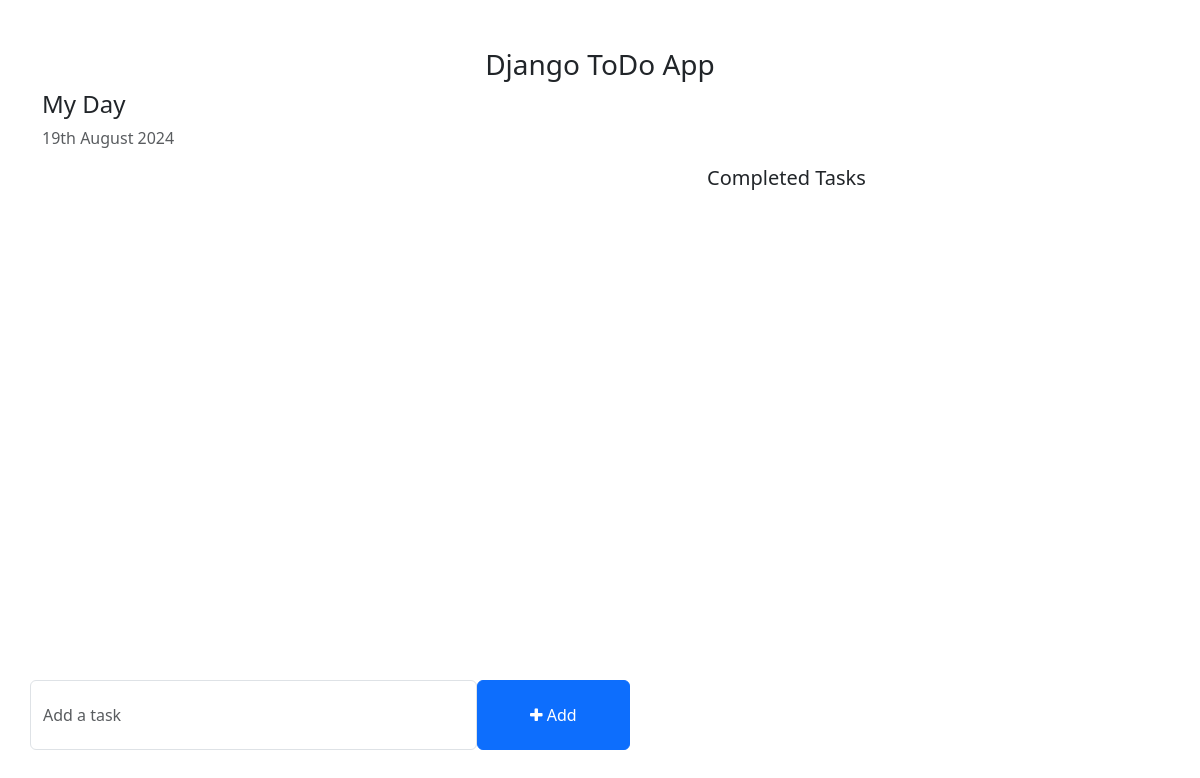
The app's page /, older data.
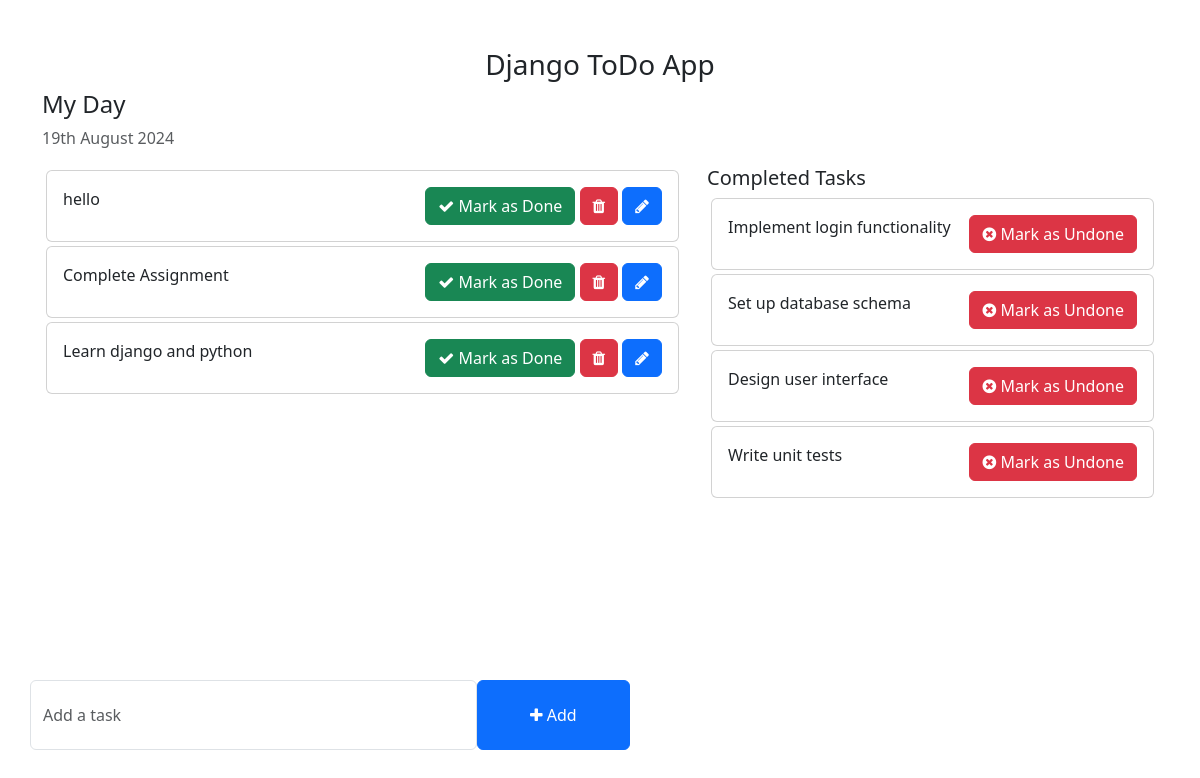
The same page, newer data.
### todo_app/models.py (models this page shows, shortened)
class Task(models.Model):
    task = models.CharField(max_length = 250)
    is_completed = models.BooleanField(default=False)
    created_on = models.DateTimeField(auto_now_add=True)
    updated_on = models.DateTimeField(auto_now=True)

### todo_app/views.py (the view)
# urls.py: 2. Add a URL to urlpatterns:  path('', views.home, name='home')
def home(request):
    tasks = Task.objects.filter(is_completed=False).order_by('-updated_on')
    completed_tasks = Task.objects.filter(is_completed=True)
    context = {
        'tasks':tasks,
        'completed_tasks':completed_tasks
    }
    return render(request, 'home.html', context)

### template/home.html (shortened to what this page needs)
<!DOCTYPE html>
<html lang="en">
  <head>
    <link
      href="https://cdn.jsdelivr.net/npm/bootstrap@5.3.0-alpha1/dist/css/bootstrap.min.css"
      rel="stylesheet"
    />
    <link
      rel="stylesheet"
      href="https://cdnjs.cloudflare.com/ajax/libs/font-awesome/4.7.0/css/font-awesome.min.css"
    />
  </head>
  <body>
    <div class="container">
      <h3 class="pt-5 text-center">Django ToDo App</h3>
      <div class="row">
        <h4>My Day</h4>
        <p class="text-muted">{% now "jS F Y" %}</p>
        <div class="col-md-7 col-lg-7" style="height: 450px; overflow: scroll">
          {% for task in tasks %}
          <div class="card m-1">
            <div id="card-body-{{ task.pk }}" class="card-body">
              {{ task.task }}
              <span style="position: relative; float: right">
                <a href="{% url 'mark_done' task.pk %}" class="btn btn-success"
                  ><i class="fa fa-check"></i> Mark as Done
                </a>
                <a href="{% url 'del' task.pk %}" class="btn btn-danger"
                  ><i class="fa fa-trash"></i>
                </a>
                <a
                  href="#"
                  onclick="showEditForm('{{ task.pk }}'); event.preventDefault();"
                  class="btn btn-primary"
                  ><i class="fa fa-pencil"></i>
                </a>
              </span>
            </div>
          </div>
          {% endfor %}
        </div>
        <div class="col-md-5 col-lg-5">
          <h5>Completed Tasks</h5>
          {% for task in completed_tasks %}
          <div class="card m-1">
            <div class="card-body">
              {{task.task}}
              <span style="position: relative; float: right">
                <a
                  href="{% url 'mark_as_incomplete' task.pk %}"
                  class="btn btn-danger"
                  ><i class="fa fa-times-circle"></i> Mark as Undone
                </a>
              </span>
            </div>
          </div>
          {% endfor %}
        </div>
      </div>
      <div class="row">
        <div
          class="col-md-6 col-lg-6 p-0"
          style="position: absolute; bottom: 50px"
        >
          <form action="{% url 'addTask'%}" method="post">
            <div class="form-group">
              <span style="display: flex">
                <input
                  type="text"
                  name="task"
                  class="form-control"
                  placeholder="Add a task"
                />
                <button
                  type="submit"
                  class="btn btn-primary"
                  style="width: 200px"
                >
                  <i class="fa fa-plus"></i> Add
                </button>
              </span>
            </div>
          </form>
        </div>
      </div>
    </div>
  </body>
</html>

### template/home.html (style rules this page uses)
.form-control { padding: 1.375rem 0.75rem !important; }

Row changes from the older to the newer data that the page shows:
added Task: task "hello", shown under "My Day"
added Task: task "Complete Assignment", shown under "My Day"
added Task: task "Learn django and python", shown under "My Day"
added Task: task "Implement login functionality", shown under "Completed Tasks"
added Task: task "Set up database schema", shown under "Completed Tasks"
added Task: task "Design user interface", shown under "Completed Tasks"
added Task: task "Write unit tests", shown under "Completed Tasks"
